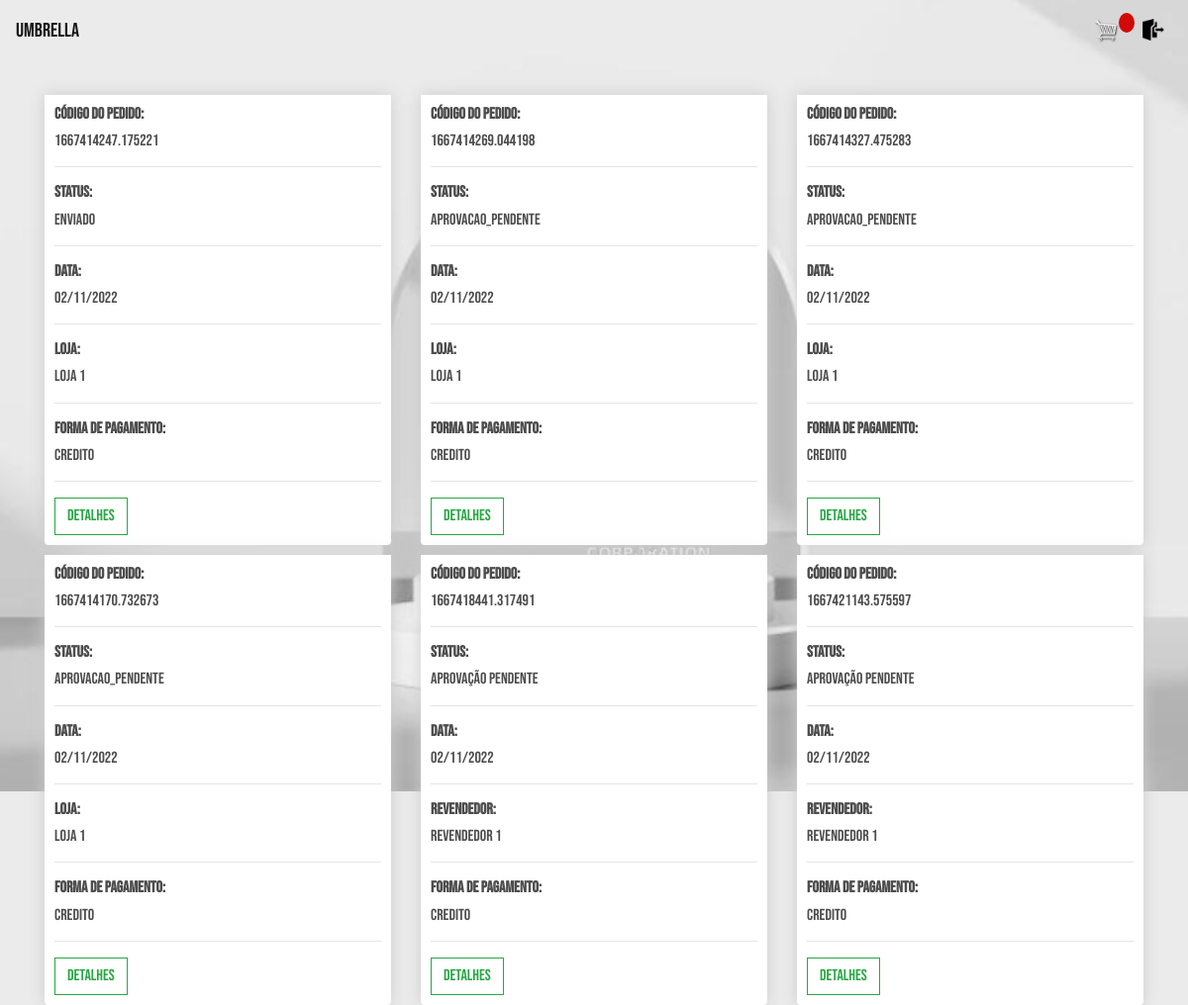
Page /pedidos/ on the earlier database version.
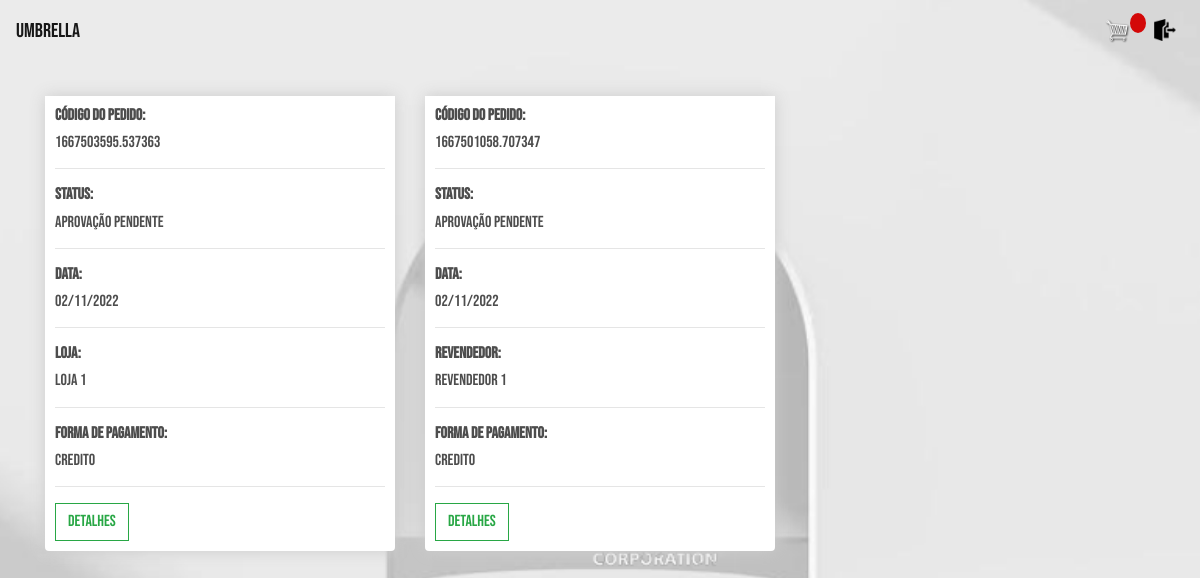
Same page on the later database version.
### vendas/models.py (models this page shows, shortened)
class Pedido(models.Model):
    cod_pedido = models.CharField(
        _("código do pedido"), max_length=100, null=True)
    APROV_PEND = "Aprovação pendente"
    APROVADO = "Aprovado"
    ENVIADO = "Enviado"
    FINALIZADO = "Finalizado"
    opcoes_status = [
        (APROV_PEND, "Aprovacao_pendente"),
        (APROVADO, "aprovado"),
        (ENVIADO, "enviado"),
        (FINALIZADO, "finalizado"),
    ]
    status = models.CharField(choices=opcoes_status,
                              max_length=50, null=True, blank=True)
    completo = models.BooleanField(default=False)
    data = models.DateTimeField(
        _("data do pedido"), auto_now_add=True, null=True, blank=True)
    subtotal = models.FloatField(
        _("valor pré-desconto do pedido"), null=True, blank=True)
    total = models.FloatField(
        _("valor total do pedido"), null=True, blank=True)
    CREDITO = "credito"
    DEBITO = "debito"
    PIX = "pix"
    BOLETO = "boleto"
    opcoes_pagamento = [
        (CREDITO, "Credito"),
        (DEBITO, "Debito"),
        (PIX, "Pix"),
        (BOLETO, "Boleto"),
    ]
    metodo_de_pagamento = models.CharField(
        choices=opcoes_pagamento, max_length=200, null=True, blank=True)
    franquia = models.ForeignKey(Franquia, verbose_name=_(
        "franquia"), on_delete=models.SET_NULL, null=True, blank=True)
    loja = models.ForeignKey(Loja, verbose_name=_(
        "loja"), on_delete=models.SET_NULL, null=True, blank=True)
    revendedor = models.ForeignKey(Revendedor, verbose_name=_(
        "revendedor"), on_delete=models.SET_NULL, null=True, blank=True)

class Loja(models.Model):
    user = models.OneToOneField(User, on_delete=models.CASCADE)
    razaosocial = models.CharField(
        _("razão social"), max_length=150, blank=True)
    cnpj = models.IntegerField(_("cnpj"), unique=True, blank=True)
    endereco = models.CharField(_("endereço"), max_length=200, blank=True)
    franquia = models.ForeignKey(Franquia, verbose_name=_(
        "franquia"), on_delete=models.SET_NULL, null=True, blank=True)
    def __str__(self):
        return self.razaosocial

class Revendedor(models.Model):
    user = models.OneToOneField(
        User, on_delete=models.CASCADE)
    nome = models.CharField(_("Nome"), max_length=100, blank=True)
    cpf = models.IntegerField(_("Cpf"), blank=True)
    telefone = models.CharField(_("Telefone"), max_length=15, blank=True)
    cep = models.CharField(_("CEP"), max_length=15, blank=True)
    endereco = models.CharField(_("Endereço"), max_length=200, blank=True)
    datanasc = models.DateField(
        _("Data de nascimento"), auto_now=False, auto_now_add=False, blank=True)
    supervisor = models.ForeignKey(Supervisor, verbose_name=_(
        "supervisor"), on_delete=models.SET_NULL, null=True, blank=True)
    meta = models.ForeignKey(
        Meta, on_delete=models.SET_NULL, null=True, blank=True)
    is_aprovado = models.BooleanField(_('Aprovado'), default=False)
    class Meta:
        verbose_name = "Revendedor"
        verbose_name_plural = "Revendedores"
    def __str__(self):
        return self.nome

### vendas/views.py (the view)
# urls.py: path('pedidos/', views.lista_pedidos, name='pedidos'),
def lista_pedidos(request):
    pedidos = Pedido.objects.all().exclude(completo=False)
    return render(request, "vendas/pedidos.html", {'pedidos': pedidos})

### vendas/templates/vendas/pedidos.html
{% extends 'vendas/base.html' %}
{% load static %}
{% block content %}
	<div class="row">
		{% if not pedidos %}
		<h2><strong>Nenhum pedido encontrado</strong></h2>
		{% else %}
			{% for pedido in pedidos %}
				<div class="col-lg-4">
					<div class="box-element product">
						<h6><strong>Código do Pedido:</strong></h6>
						<h6>{{pedido.cod_pedido}}</h6>
						<hr>
						<h6><strong>Status:</strong></h6>
						<h6>{{pedido.status}}</h6>
						<hr>
						<h6><strong>Data:</strong></h6>
						<h6>{{pedido.data|date:"d/m/Y" }}</h6>
						<hr>
						{% if pedido.revendedor %}
							<h6><strong>Revendedor:</strong></h6>
							<h6>{{pedido.revendedor}}</h6>
							<hr>
						{% elif pedido.loja %}
							<h6><strong>Loja:</strong></h6>
							<h6>{{pedido.loja}}</h6>
							<hr>
						{% endif %}
						<h6><strong>Forma de pagamento:</strong></h6>
						<h6>{{pedido.metodo_de_pagamento}}</h6>
						<hr>
						<a class="btn btn-outline-success" href="{% url 'detalhe_pedido' pedido.id %}">Detalhes</a>
					</div>
				</div>
			{% endfor %}
		{% endif %}
	</div>
{% endblock content %}

Differences in the rows shown:
removed Pedido: cod_pedido "1667414247.175221", status "ENVIADO", data "02/11/2022", loja "loja 1", metodo_de_pagamento "credito"
removed Pedido: cod_pedido "1667414269.044198", status "aprovacao_pendente", data "02/11/2022", loja "loja 1", metodo_de_pagamento "credito"
removed Pedido: cod_pedido "1667414327.475283", status "aprovacao_pendente", data "02/11/2022", loja "loja 1", metodo_de_pagamento "credito"
removed Pedido: cod_pedido "1667414170.732673", status "aprovacao_pendente", data "02/11/2022", loja "loja 1", metodo_de_pagamento "credito"
removed Pedido: cod_pedido "1667418441.317491", status "Aprovação pendente", data "02/11/2022", revendedor "revendedor 1", metodo_de_pagamento "credito"
removed Pedido: cod_pedido "1667421143.575597", status "Aprovação pendente", data "02/11/2022", revendedor "revendedor 1", metodo_de_pagamento "credito"
now on this page (row edited): Pedido: cod_pedido "1667503595.537363", status "Aprovação pendente", data "02/11/2022", loja "loja 1", metodo_de_pagamento "credito"
now on this page (row edited): Pedido: cod_pedido "1667501058.707347", status "Aprovação pendente", data "02/11/2022", revendedor "revendedor 1", metodo_de_pagamento "credito"
